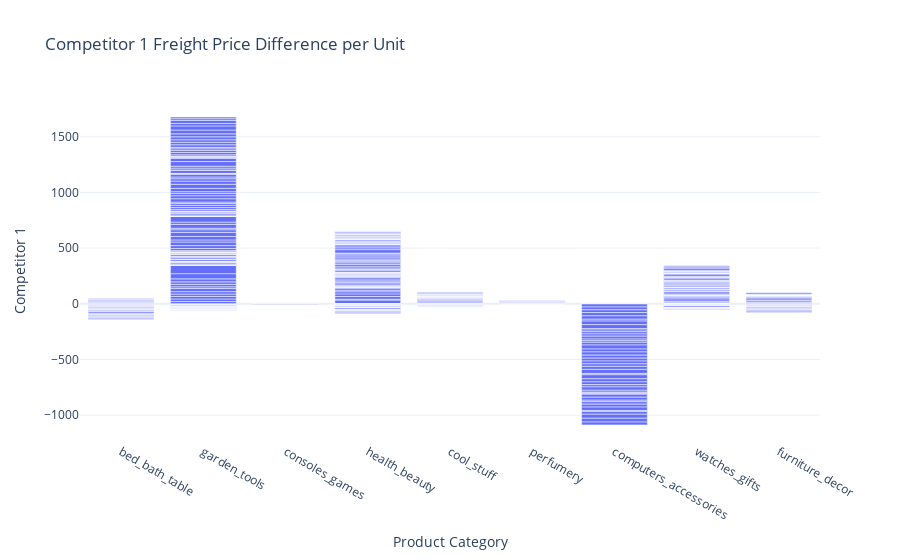
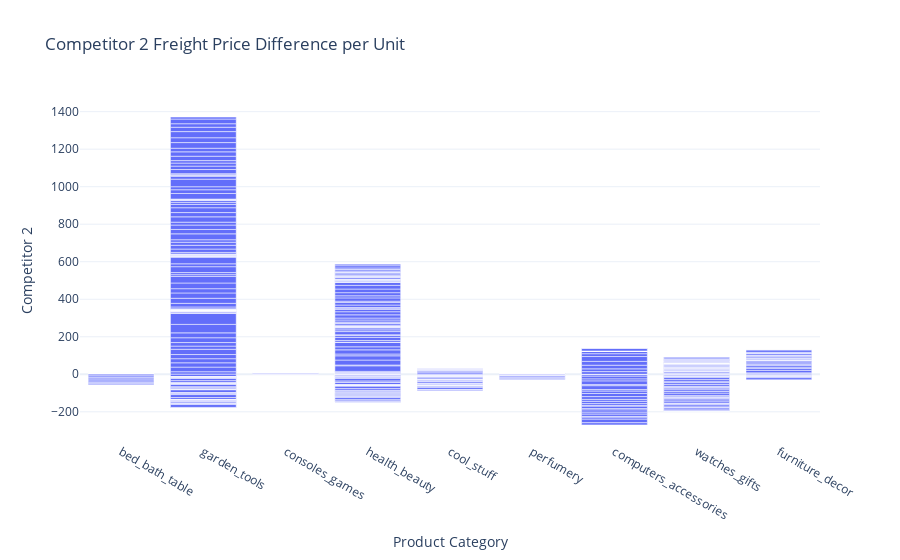
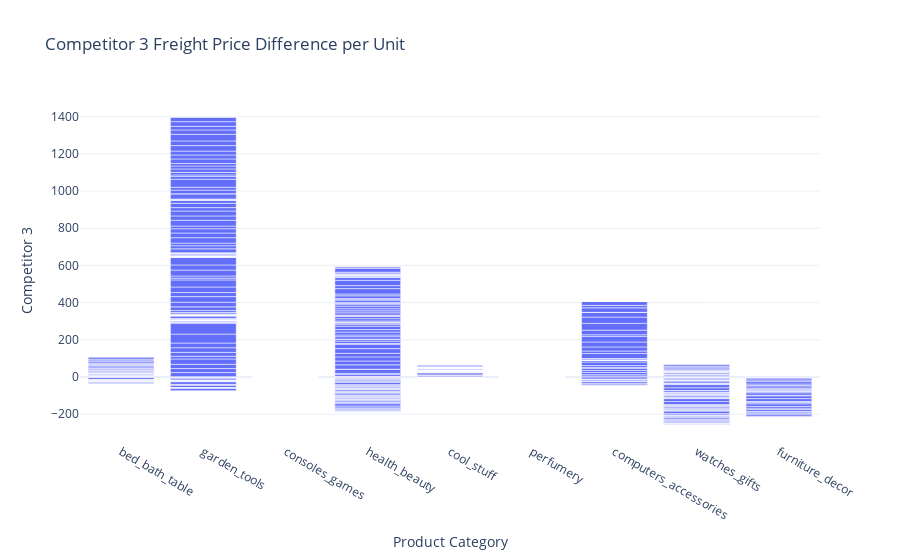

Notebook source saved alongside these figures, in order:
### Code cell
price_data['fp_diff1'] = price_data['freight_price'] - price_data['fp1']
price_data['fp_diff2'] = price_data['freight_price'] - price_data['fp2']
price_data['fp_diff3'] = price_data['freight_price'] - price_data['fp3']

for i in range(1,4):
    price_diff = f"fp_diff{i}"
    fig = px.bar(x=price_data['product_category_name'],
                 y=price_data[price_diff],
                 title=f"Competitor {i} Freight Price Difference per Unit",
                 labels={
                     'x': 'Product Category',
                     'y': f'Competitor {i}'
                 })
    fig.show()

### Figure 1 — Plotly figure (JSON) as saved in the notebook; plotly's stock layout.template omitted (floating-point values rounded to 4 significant figures; data arrays with more than 128 entries replaced by an {"elided": "..."} marker saying what was removed)
{"data": [{"alignmentgroup": "True", "hovertemplate": "Product Category=%{x}<br>Competitor 1=%{y}<extra></extra>", "legendgroup": "", "marker": {"color": "#636efa", "pattern": {"shape": ""}}, "name": "", "offsetgroup": "", "orientation": "v", "showlegend": false, "textposition": "auto", "type": "bar", "x": {"elided": "676 str values"}, "xaxis": "x", "y": {"elided": "676 float values"}, "yaxis": "y"}], "layout": {"barmode": "relative", "legend": {"tracegroupgap": 0}, "title": {"text": "Competitor 1 Freight Price Difference per Unit"}, "xaxis": {"anchor": "y", "domain": [0, 1], "title": {"text": "Product Category"}}, "yaxis": {"anchor": "x", "domain": [0, 1], "title": {"text": "Competitor 1"}}}}

### Figure 2 — Plotly figure (JSON) as saved in the notebook; plotly's stock layout.template omitted (floating-point values rounded to 4 significant figures; data arrays with more than 128 entries replaced by an {"elided": "..."} marker saying what was removed)
{"data": [{"alignmentgroup": "True", "hovertemplate": "Product Category=%{x}<br>Competitor 2=%{y}<extra></extra>", "legendgroup": "", "marker": {"color": "#636efa", "pattern": {"shape": ""}}, "name": "", "offsetgroup": "", "orientation": "v", "showlegend": false, "textposition": "auto", "type": "bar", "x": {"elided": "676 str values"}, "xaxis": "x", "y": {"elided": "676 float values"}, "yaxis": "y"}], "layout": {"barmode": "relative", "legend": {"tracegroupgap": 0}, "title": {"text": "Competitor 2 Freight Price Difference per Unit"}, "xaxis": {"anchor": "y", "domain": [0, 1], "title": {"text": "Product Category"}}, "yaxis": {"anchor": "x", "domain": [0, 1], "title": {"text": "Competitor 2"}}}}

### Figure 3 — Plotly figure (JSON) as saved in the notebook; plotly's stock layout.template omitted (floating-point values rounded to 4 significant figures; data arrays with more than 128 entries replaced by an {"elided": "..."} marker saying what was removed)
{"data": [{"alignmentgroup": "True", "hovertemplate": "Product Category=%{x}<br>Competitor 3=%{y}<extra></extra>", "legendgroup": "", "marker": {"color": "#636efa", "pattern": {"shape": ""}}, "name": "", "offsetgroup": "", "orientation": "v", "showlegend": false, "textposition": "auto", "type": "bar", "x": {"elided": "676 str values"}, "xaxis": "x", "y": {"elided": "676 float values"}, "yaxis": "y"}], "layout": {"barmode": "relative", "legend": {"tracegroupgap": 0}, "title": {"text": "Competitor 3 Freight Price Difference per Unit"}, "xaxis": {"anchor": "y", "domain": [0, 1], "title": {"text": "Product Category"}}, "yaxis": {"anchor": "x", "domain": [0, 1], "title": {"text": "Competitor 3"}}}}
